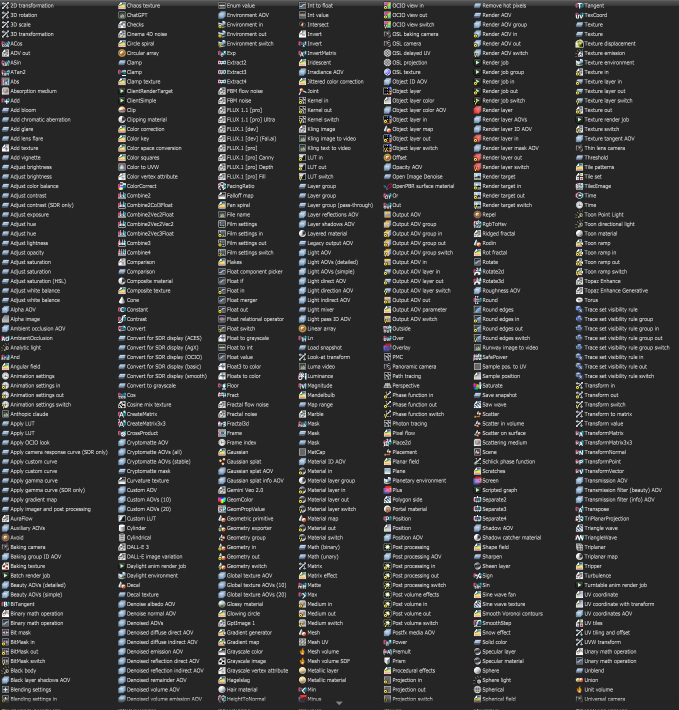
#> input picture octaneWebR/octane_allitems1.png, 1357 x 1420 px (shown at 1/2 size)
$ python test_alignments.py
#> lines starting #> are read from the running program, lines starting #| are printed output that depends on the picture
#> in main, img is the input picture: PIL image 1357x1420 RGBA; mean R, G, B, A 52.5, 52.6, 52.7, 255
#!/usr/bin/env python3
"""
Test multiple grid alignments and create a comparison sheet.
This helps identify the correct START_X and START_Y values.
"""

from PIL import Image, ImageDraw, ImageFont
from pathlib import Path

SCREENSHOT = Path(__file__).parent / 'octane_allitems1.png'
OUTPUT = Path(__file__).parent / 'alignment_test_sheet.png'

# Test these parameter combinations
TEST_PARAMS = [
    # (START_X, START_Y, label)
    (0, 0, "0,0 (auto-detect)"),
    (4, 4, "4,4"),
    (6, 4, "6,4"),
    (8, 4, "8,4"),
    (8, 6, "8,6 (bright pixels)"),
    (10, 6, "10,6"),
    (12, 6, "12,6"),
    (6, 6, "6,6"),
    (10, 8, "10,8"),
]

ICON_SIZE = 16
ROW_SPACING = 18
COL_SPACING = 226

def extract_icon(img, start_x, start_y, row, col):
    """Extract one icon with given parameters"""
    x = start_x + (col * COL_SPACING)
    y = start_y + (row * ROW_SPACING)

    if x + ICON_SIZE > img.width or y + ICON_SIZE > img.height:
        return None

    return img.crop((x, y, x + ICON_SIZE, y + ICON_SIZE))

def create_test_sheet(img):
    """
    Create a contact sheet showing different alignment results.
    For each parameter set, show the first 10 icons extracted.
    """
    num_tests = len(TEST_PARAMS)
    icons_per_test = 10

    # Each test shows a label + 10 icons
    cell_size = 48  # Enlarged icon display
    label_width = 200
    test_height = cell_size + 20  # Icon + padding

    sheet_width = label_width + (icons_per_test * cell_size) + 20
    sheet_height = num_tests * test_height + 40

    sheet = Image.new('RGB', (sheet_width, sheet_height), (40, 40, 40))
#> sheet: PIL image 700x652 RGB; every value is 40
    draw = ImageDraw.Draw(sheet)

    # Title
    draw.text((10, 10), "ALIGNMENT TESTS - First 10 icons from each setting", fill=(255, 255, 255))

    for test_idx, (start_x, start_y, label) in enumerate(TEST_PARAMS):
        y_pos = 40 + (test_idx * test_height)

        # Draw label
        draw.text((10, y_pos + 10), label, fill=(200, 200, 200))

        # Extract and display first 10 icons
        for icon_idx in range(icons_per_test):
            # Extract from first row, different columns
            icon = extract_icon(img, start_x, start_y, 0, icon_idx)

            if icon:
                # Enlarge for visibility
                icon_large = icon.resize((cell_size, cell_size), Image.NEAREST)

                x_pos = label_width + (icon_idx * cell_size) + 10
                sheet.paste(icon_large, (x_pos, y_pos))

                # Draw border
                draw.rectangle(
                    [x_pos, y_pos, x_pos + cell_size, y_pos + cell_size],
                    outline=(80, 80, 80),
                    width=1
                )
#> this loop made 9 passes
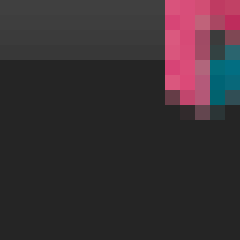
#> icon_large: PIL image 48x48 RGBA (shown 5 times larger); mean R, G, B, A 56.7, 47.1, 51.2, 255
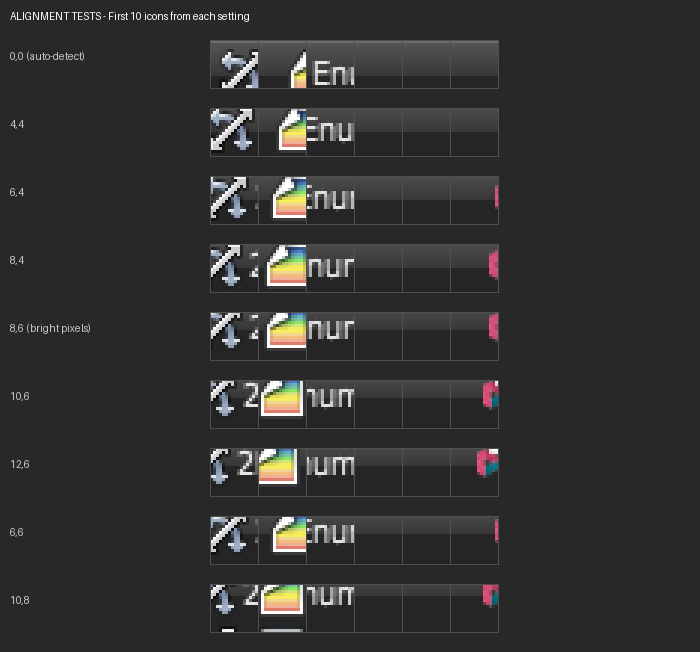
#> sheet: PIL image 700x652 RGB; mean R, G, B 50.5, 50, 49.2

    return sheet

def extract_specific_icons(img, start_x, start_y, count=20):
    """Extract first N icons with given parameters"""
    icons = []

    for i in range(count):
        row = i // 6
        col = i % 6

        icon = extract_icon(img, start_x, start_y, row, col)
        if icon:
            icons.append(icon)

    return icons

def main():
    print("="*70)
    print("🧪 TESTING MULTIPLE ALIGNMENTS")
    print("="*70)

    print(f"\n📸 Loading: {SCREENSHOT.name}")
    img = Image.open(SCREENSHOT)

    print(f"\n🔬 Testing {len(TEST_PARAMS)} parameter combinations...")
    print(f"   Icon size: {ICON_SIZE}x{ICON_SIZE}")
    print(f"   Row spacing: {ROW_SPACING}px")
    print(f"   Col spacing: {COL_SPACING}px")

    # Create test sheet
    print("\n🎨 Creating comparison sheet...")
    sheet = create_test_sheet(img)
    sheet.save(OUTPUT)
    print(f"   ✅ Saved: {OUTPUT}")

    # Also extract camera icon (index 106) with each parameter
    print("\n📷 Extracting NT_CAM_THINLENS (index 106) with each parameter...")

    camera_test_dir = Path(__file__).parent / 'camera_alignment_tests'
    camera_test_dir.mkdir(exist_ok=True)

    # Index 106 is in row 106//6=17, col 106%6=4
    camera_row = 106 // 6
    camera_col = 106 % 6

    print(f"   Camera icon should be at: row {camera_row}, col {camera_col}")

    for start_x, start_y, label in TEST_PARAMS:
        icon = extract_icon(img, start_x, start_y, camera_row, camera_col)

        if icon:
            # Save at actual size
            filename = camera_test_dir / f"camera_{label.replace(',', '_').replace(' ', '_')}.png"
            icon.save(filename)

            # Also save enlarged
            icon_large = icon.resize((128, 128), Image.NEAREST)
            filename_large = camera_test_dir / f"camera_{label.replace(',', '_').replace(' ', '_')}_large.png"
            icon_large.save(filename_large)

    print(f"   ✅ Saved camera tests to: {camera_test_dir}")

    print(f"""
{'='*70}
✅ TEST COMPLETE
{'='*70}

REVIEW THESE FILES:

1. {OUTPUT}
   - Shows first 10 icons from each parameter combination
   - Look for the row where icons are properly centered (not cut off)

2. {camera_test_dir}/
   - Contains NT_CAM_THINLENS extracted with each parameter set
   - Compare with your reference screenshot
   - Find which one looks like a properly centered camera icon

Once you identify the correct parameters:
1. Update manual_icon_extraction.py with those START_X, START_Y values
2. Re-run extraction with: python3 manual_icon_extraction.py
3. Apply mapping with: python3 apply_corrected_mapping.py

Example: If "8,6" looks correct, edit manual_icon_extraction.py:
    START_X = 8
    START_Y = 6
""")

if __name__ == '__main__':
    main()

$ run again, with octaneWebR/octane_allitems2.png copied over octaneWebR/octane_allitems1.png
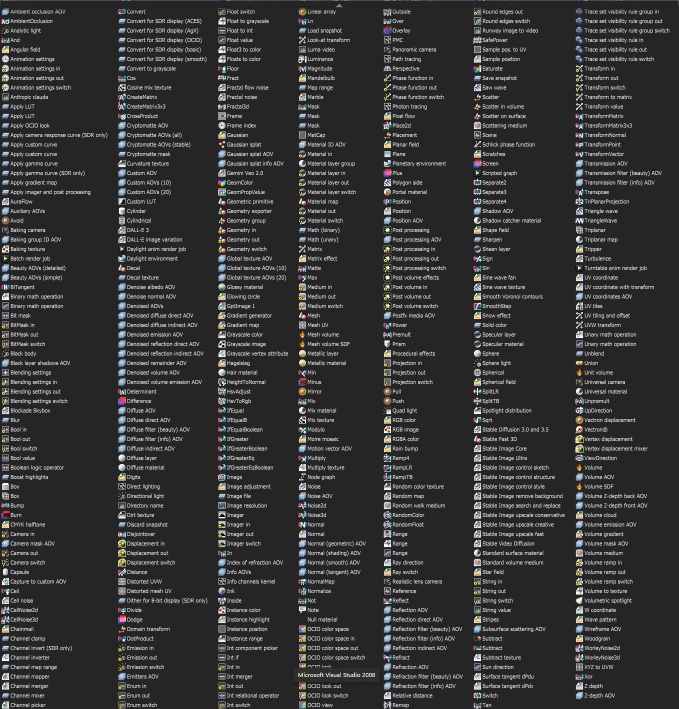
#> input picture octaneWebR/octane_allitems2.png, 1357 x 1418 px (shown at 1/2 size)
#> in main, img is the input picture: PIL image 1357x1418 RGBA; mean R, G, B, A 52.6, 52.7, 52.7, 255
#> the loop in create_test_sheet, `for test_idx, (start_x, start_y, label) in enumerate(TEST_PARAMS):` made 9 passes
#> after the loop in create_test_sheet, `for test_idx, (start_x, start_y, label) in enumerate(TEST_PARAMS):`:
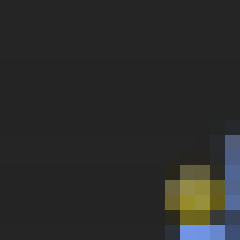
#> icon_large: PIL image 48x48 RGBA (shown 5 times larger); mean R, G, B, A 42.4, 42.9, 41.8, 255
#> after the loop in create_test_sheet, `for test_idx, (start_x, start_y, label) in enumerate(TEST_PARAMS):`:
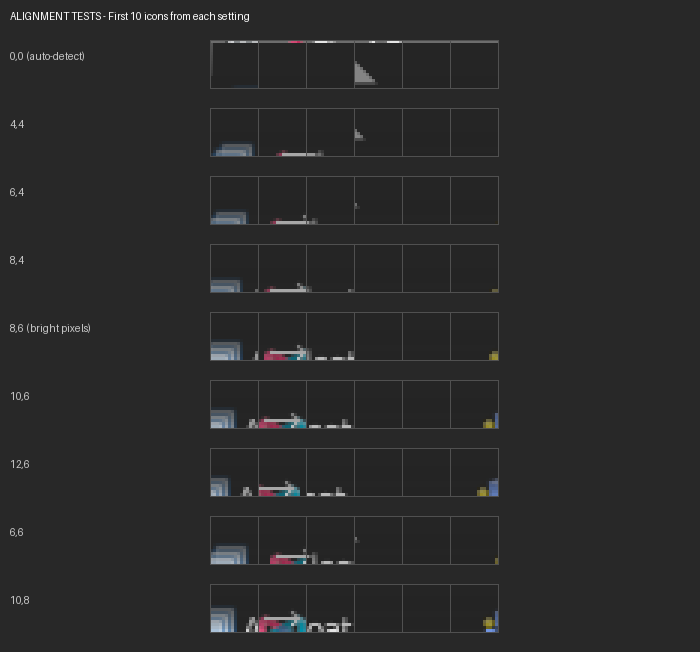
#> sheet: PIL image 700x652 RGB; mean R, G, B 41.9, 42, 42.1
